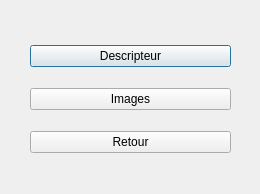
<?xml version="1.0" encoding="UTF-8"?>
<ui version="4.0">
 <class>Dialog</class>
 <widget class="QDialog" name="Dialog">
  <property name="geometry">
   <rect>
    <x>0</x>
    <y>0</y>
    <width>260</width>
    <height>194</height>
   </rect>
  </property>
  <property name="windowTitle">
   <string>Dialog</string>
  </property>
  <widget class="QWidget" name="layoutWidget">
   <property name="geometry">
    <rect>
     <x>30</x>
     <y>30</y>
     <width>201</width>
     <height>141</height>
    </rect>
   </property>
   <layout class="QGridLayout" name="gridLayout">
    <item row="0" column="0">
     <widget class="QPushButton" name="pushButton_des">
      <property name="text">
       <string>Descripteur</string>
      </property>
     </widget>
    </item>
    <item row="1" column="0">
     <widget class="QPushButton" name="pushButton_2">
      <property name="text">
       <string>Images</string>
      </property>
     </widget>
    </item>
    <item row="2" column="0">
     <widget class="QPushButton" name="pushButton_return">
      <property name="text">
       <string>Retour</string>
      </property>
     </widget>
    </item>
   </layout>
  </widget>
 </widget>
 <resources/>
 <connections/>
</ui>
